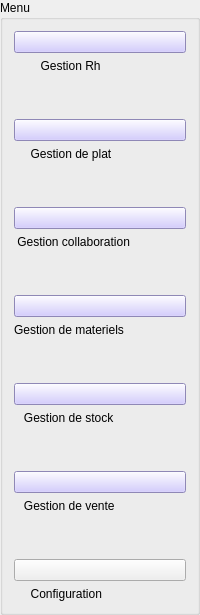
                 <widget class="QGroupBox" name="groupBox_8">
                  <property name="styleSheet">
                   <string notr="true">gridline-color: rgb(170, 0, 0);</string>
                  </property>
                  <property name="title">
                   <string>Menu</string>
                  </property>
                  <layout class="QVBoxLayout" name="verticalLayout_9">
                   <item>
                    <layout class="QVBoxLayout" name="verticalLayout">
                     <item>
                      <widget class="QPushButton" name="Aymen">
                       <property name="styleSheet">
                        <string notr="true">background-color: rgb(200, 190, 255);
</string>
                       </property>
                       <property name="text">
                        <string/>
                       </property>
                       <property name="icon">
                        <iconset resource="rh.qrc">
                         <normaloff>:/rh/rh.png</normaloff>:/rh/rh.png</iconset>
                       </property>
                       <property name="iconSize">
                        <size>
                         <width>50</width>
                         <height>30</height>
                        </size>
                       </property>
                      </widget>
                     </item>
                     <item>
                      <widget class="QLabel" name="label_9">
                       <property name="text">
                        <string>        Gestion Rh</string>
                       </property>
                      </widget>
                     </item>
                     <item>
                      <spacer name="verticalSpacer_4">
                       <property name="orientation">
                        <enum>Qt::Vertical</enum>
                       </property>
                       <property name="sizeHint" stdset="0">
                        <size>
                         <width>20</width>
                         <height>40</height>
                        </size>
                       </property>
                      </spacer>
                     </item>
                     <item>
                      <widget class="QPushButton" name="Moemen">
                       <property name="styleSheet">
                        <string notr="true">background-color: rgb(200, 190, 255);</string>
                       </property>
                       <property name="text">
                        <string/>
                       </property>
                       <property name="icon">
                        <iconset resource="plat.qrc">
                         <normaloff>:/plat/plat.png</normaloff>:/plat/plat.png</iconset>
                       </property>
                       <property name="iconSize">
                        <size>
                         <width>50</width>
                         <height>30</height>
                        </size>
                       </property>
                      </widget>
                     </item>
                     <item>
                      <widget class="QLabel" name="label_10">
                       <property name="text">
                        <string>     Gestion de plat</string>
                       </property>
                      </widget>
                     </item>
                     <item>
                      <spacer name="verticalSpacer_5">
                       <property name="orientation">
                        <enum>Qt::Vertical</enum>
                       </property>
                       <property name="sizeHint" stdset="0">
                        <size>
                         <width>20</width>
                         <height>40</height>
                        </size>
                       </property>
                      </spacer>
                     </item>
                     <item>
                      <widget class="QPushButton" name="Salma">
                       <property name="styleSheet">
                        <string notr="true">background-color: rgb(200, 190, 255);</string>
                       </property>
                       <property name="text">
                        <string/>
                       </property>
                       <property name="icon">
                        <iconset resource="collab.qrc">
                         <normaloff>:/collab/collaboration.png</normaloff>:/collab/collaboration.png</iconset>
                       </property>
                       <property name="iconSize">
                        <size>
                         <width>50</width>
                         <height>30</height>
                        </size>
                       </property>
                      </widget>
                     </item>
                     <item>
                      <widget class="QLabel" name="label_11">
                       <property name="text">
                        <string> Gestion collaboration</string>
                       </property>
                      </widget>
                     </item>
                     <item>
                      <spacer name="verticalSpacer_6">
                       <property name="orientation">
                        <enum>Qt::Vertical</enum>
                       </property>
                       <property name="sizeHint" stdset="0">
                        <size>
                         <width>20</width>
                         <height>40</height>
                        </size>
                       </property>
                      </spacer>
                     </item>
                     <item>
                      <widget class="QPushButton" name="Sara">
                       <property name="styleSheet">
                        <string notr="true">background-color: rgb(200, 190, 255);</string>
                       </property>
                       <property name="text">
                        <string/>
                       </property>
                       <property name="icon">
                        <iconset resource="materiel.qrc">
                         <normaloff>:/materiel/materiel.png</normaloff>:/materiel/materiel.png</iconset>
                       </property>
                       <property name="iconSize">
                        <size>
                         <width>50</width>
                         <height>30</height>
                        </size>
                       </property>
                      </widget>
                     </item>
                     <item>
                      <widget class="QLabel" name="label_12">
                       <property name="text">
                        <string>Gestion de materiels</string>
                       </property>
                      </widget>
                     </item>
                     <item>
                      <spacer name="verticalSpacer_7">
                       <property name="orientation">
                        <enum>Qt::Vertical</enum>
                       </property>
                       <property name="sizeHint" stdset="0">
                        <size>
                         <width>20</width>
                         <height>40</height>
                        </size>
                       </property>
                      </spacer>
                     </item>
                     <item>
                      <widget class="QPushButton" name="Taher">
                       <property name="styleSheet">
                        <string notr="true">background-color: rgb(200, 190, 255);</string>
                       </property>
                       <property name="text">
                        <string/>
                       </property>
                       <property name="icon">
                        <iconset resource="stock.qrc">
                         <normaloff>:/stock/stock.png</normaloff>:/stock/stock.png</iconset>
                       </property>
                       <property name="iconSize">
                        <size>
                         <width>50</width>
                         <height>30</height>
                        </size>
                       </property>
                      </widget>
                     </item>
                     <item>
                      <widget class="QLabel" name="label_13">
                       <property name="text">
                        <string>   Gestion de stock</string>
                       </property>
                      </widget>
                     </item>
                     <item>
                      <spacer name="verticalSpacer_8">
                       <property name="orientation">
                        <enum>Qt::Vertical</enum>
                       </property>
                       <property name="sizeHint" stdset="0">
                        <size>
                         <width>20</width>
                         <height>40</height>
                        </size>
                       </property>
                      </spacer>
                     </item>
                     <item>
                      <widget class="QPushButton" name="Ghazi">
                       <property name="styleSheet">
                        <string notr="true">background-color: rgb(200, 190, 255);</string>
                       </property>
                       <property name="text">
                        <string/>
                       </property>
                       <property name="icon">
                        <iconset resource="vente.qrc">
                         <normaloff>:/vente/vente.png</normaloff>:/vente/vente.png</iconset>
                       </property>
                       <property name="iconSize">
                        <size>
                         <width>50</width>
                         <height>30</height>
                        </size>
                       </property>
                      </widget>
                     </item>
                     <item>
                      <widget class="QLabel" name="label_14">
                       <property name="text">
                        <string>   Gestion de vente</string>
                       </property>
                      </widget>
                     </item>
                     <item>
                      <spacer name="verticalSpacer_9">
                       <property name="orientation">
                        <enum>Qt::Vertical</enum>
                       </property>
                       <property name="sizeHint" stdset="0">
                        <size>
                         <width>20</width>
                         <height>40</height>
                        </size>
                       </property>
                      </spacer>
                     </item>
                     <item>
                      <widget class="QPushButton" name="Configuration">
                       <property name="styleSheet">
                        <string notr="true"/>
                       </property>
                       <property name="text">
                        <string/>
                       </property>
                       <property name="icon">
                        <iconset resource="config.qrc">
                         <normaloff>:/config/configuration.png</normaloff>:/config/configuration.png</iconset>
                       </property>
                       <property name="iconSize">
                        <size>
                         <width>50</width>
                         <height>30</height>
                        </size>
                       </property>
                      </widget>
                     </item>
                     <item>
                      <widget class="QLabel" name="label_15">
                       <property name="text">
                        <string>     Configuration</string>
                       </property>
                      </widget>
                     </item>
                    </layout>
                   </item>
                  </layout>
                 </widget>
